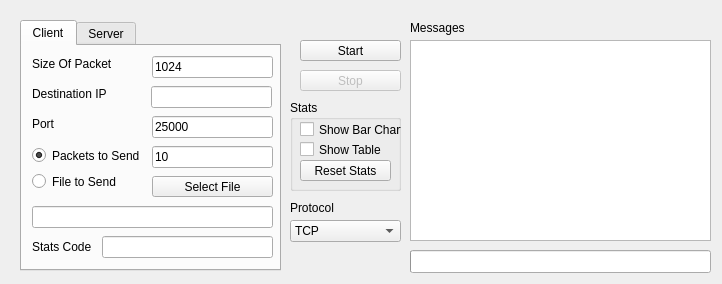
<?xml version="1.0" encoding="UTF-8"?>
<ui version="4.0">
 <class>MainWindow</class>
 <widget class="QMainWindow" name="MainWindow">
  <property name="geometry">
   <rect>
    <x>0</x>
    <y>0</y>
    <width>722</width>
    <height>284</height>
   </rect>
  </property>
  <property name="windowTitle">
   <string>4985 Asn 2 | Isaac Morneau</string>
  </property>
  <property name="tabShape">
   <enum>QTabWidget::Rounded</enum>
  </property>
  <widget class="QWidget" name="centralWidget">
   <widget class="QLabel" name="label_8">
    <property name="geometry">
     <rect>
      <x>410</x>
      <y>20</y>
      <width>71</width>
      <height>16</height>
     </rect>
    </property>
    <property name="text">
     <string>Messages</string>
    </property>
   </widget>
   <widget class="QPushButton" name="pushButtonStart">
    <property name="geometry">
     <rect>
      <x>300</x>
      <y>40</y>
      <width>101</width>
      <height>21</height>
     </rect>
    </property>
    <property name="text">
     <string>Start</string>
    </property>
   </widget>
   <widget class="QProgressBar" name="progressBarL">
    <property name="geometry">
     <rect>
      <x>410</x>
      <y>250</y>
      <width>301</width>
      <height>23</height>
     </rect>
    </property>
    <property name="value">
     <number>0</number>
    </property>
    <property name="textVisible">
     <bool>false</bool>
    </property>
   </widget>
   <widget class="QTextBrowser" name="textBrowserOutput">
    <property name="geometry">
     <rect>
      <x>410</x>
      <y>40</y>
      <width>301</width>
      <height>201</height>
     </rect>
    </property>
   </widget>
   <widget class="QPushButton" name="pushButtonStop">
    <property name="enabled">
     <bool>false</bool>
    </property>
    <property name="geometry">
     <rect>
      <x>300</x>
      <y>70</y>
      <width>101</width>
      <height>21</height>
     </rect>
    </property>
    <property name="text">
     <string>Stop</string>
    </property>
   </widget>
   <widget class="QTabWidget" name="tabClientServer">
    <property name="geometry">
     <rect>
      <x>20</x>
      <y>20</y>
      <width>261</width>
      <height>251</height>
     </rect>
    </property>
    <property name="currentIndex">
     <number>0</number>
    </property>
    <widget class="QWidget" name="tabClient">
     <attribute name="title">
      <string>Client</string>
     </attribute>
     <widget class="QLineEdit" name="lineEditDestination">
      <property name="geometry">
       <rect>
        <x>129</x>
        <y>40</y>
        <width>121</width>
        <height>22</height>
       </rect>
      </property>
     </widget>
     <widget class="QLineEdit" name="lineEditPacketNum">
      <property name="geometry">
       <rect>
        <x>130</x>
        <y>100</y>
        <width>121</width>
        <height>22</height>
       </rect>
      </property>
      <property name="text">
       <string>10</string>
      </property>
     </widget>
     <widget class="QLineEdit" name="lineEditPacketSize">
      <property name="geometry">
       <rect>
        <x>130</x>
        <y>10</y>
        <width>121</width>
        <height>22</height>
       </rect>
      </property>
      <property name="text">
       <string>1024</string>
      </property>
     </widget>
     <widget class="QLabel" name="label_3">
      <property name="geometry">
       <rect>
        <x>10</x>
        <y>10</y>
        <width>121</width>
        <height>16</height>
       </rect>
      </property>
      <property name="text">
       <string>Size Of Packet</string>
      </property>
     </widget>
     <widget class="QLineEdit" name="lineEditFileNameClient">
      <property name="geometry">
       <rect>
        <x>10</x>
        <y>160</y>
        <width>241</width>
        <height>22</height>
       </rect>
      </property>
     </widget>
     <widget class="QLabel" name="label_6">
      <property name="geometry">
       <rect>
        <x>10</x>
        <y>40</y>
        <width>121</width>
        <height>16</height>
       </rect>
      </property>
      <property name="text">
       <string>Destination IP</string>
      </property>
     </widget>
     <widget class="QPushButton" name="pushButtonClientFile">
      <property name="geometry">
       <rect>
        <x>130</x>
        <y>130</y>
        <width>121</width>
        <height>21</height>
       </rect>
      </property>
      <property name="text">
       <string>Select File</string>
      </property>
     </widget>
     <widget class="QLabel" name="label_11">
      <property name="geometry">
       <rect>
        <x>10</x>
        <y>70</y>
        <width>121</width>
        <height>16</height>
       </rect>
      </property>
      <property name="text">
       <string>Port</string>
      </property>
     </widget>
     <widget class="QLineEdit" name="lineEditPortClient">
      <property name="geometry">
       <rect>
        <x>130</x>
        <y>70</y>
        <width>121</width>
        <height>22</height>
       </rect>
      </property>
      <property name="text">
       <string>25000</string>
      </property>
     </widget>
     <widget class="QRadioButton" name="radioButtonFile">
      <property name="geometry">
       <rect>
        <x>10</x>
        <y>126</y>
        <width>121</width>
        <height>19</height>
       </rect>
      </property>
      <property name="text">
       <string>File to Send</string>
      </property>
     </widget>
     <widget class="QRadioButton" name="radioButtonPacket">
      <property name="geometry">
       <rect>
        <x>10</x>
        <y>100</y>
        <width>121</width>
        <height>19</height>
       </rect>
      </property>
      <property name="text">
       <string>Packets to Send</string>
      </property>
      <property name="checked">
       <bool>true</bool>
      </property>
     </widget>
     <widget class="QLabel" name="label_13">
      <property name="geometry">
       <rect>
        <x>10</x>
        <y>190</y>
        <width>101</width>
        <height>21</height>
       </rect>
      </property>
      <property name="text">
       <string>Stats Code</string>
      </property>
     </widget>
     <widget class="QLineEdit" name="lineEditCodeClient">
      <property name="geometry">
       <rect>
        <x>80</x>
        <y>190</y>
        <width>171</width>
        <height>22</height>
       </rect>
      </property>
     </widget>
    </widget>
    <widget class="QWidget" name="tabServer">
     <attribute name="title">
      <string>Server</string>
     </attribute>
     <widget class="QLabel" name="label_10">
      <property name="geometry">
       <rect>
        <x>10</x>
        <y>40</y>
        <width>41</width>
        <height>16</height>
       </rect>
      </property>
      <property name="text">
       <string>Port</string>
      </property>
     </widget>
     <widget class="QLineEdit" name="lineEditBuffer">
      <property name="geometry">
       <rect>
        <x>130</x>
        <y>10</y>
        <width>121</width>
        <height>22</height>
       </rect>
      </property>
      <property name="text">
       <string>1024</string>
      </property>
     </widget>
     <widget class="QLabel" name="label_9">
      <property name="geometry">
       <rect>
        <x>10</x>
        <y>10</y>
        <width>101</width>
        <height>16</height>
       </rect>
      </property>
      <property name="text">
       <string>Size of Buffer</string>
      </property>
     </widget>
     <widget class="QLineEdit" name="lineEditPortServer">
      <property name="geometry">
       <rect>
        <x>130</x>
        <y>40</y>
        <width>121</width>
        <height>22</height>
       </rect>
      </property>
      <property name="text">
       <string>25000</string>
      </property>
     </widget>
     <widget class="QLineEdit" name="lineEditFileNameServer">
      <property name="geometry">
       <rect>
        <x>10</x>
        <y>130</y>
        <width>241</width>
        <height>22</height>
       </rect>
      </property>
     </widget>
     <widget class="QPushButton" name="pushButtonServerFile">
      <property name="geometry">
       <rect>
        <x>10</x>
        <y>100</y>
        <width>121</width>
        <height>21</height>
       </rect>
      </property>
      <property name="text">
       <string>Select File</string>
      </property>
     </widget>
     <widget class="QRadioButton" name="radioButtonSave">
      <property name="geometry">
       <rect>
        <x>130</x>
        <y>70</y>
        <width>116</width>
        <height>19</height>
       </rect>
      </property>
      <property name="text">
       <string>Save Data To File</string>
      </property>
     </widget>
     <widget class="QRadioButton" name="radioButtonNoSave">
      <property name="geometry">
       <rect>
        <x>7</x>
        <y>70</y>
        <width>117</width>
        <height>19</height>
       </rect>
      </property>
      <property name="text">
       <string>Dont Save Data</string>
      </property>
      <property name="checked">
       <bool>true</bool>
      </property>
     </widget>
     <widget class="QLineEdit" name="lineEditCodeServer">
      <property name="geometry">
       <rect>
        <x>100</x>
        <y>160</y>
        <width>151</width>
        <height>22</height>
       </rect>
      </property>
     </widget>
     <widget class="QLabel" name="label_12">
      <property name="geometry">
       <rect>
        <x>10</x>
        <y>160</y>
        <width>91</width>
        <height>21</height>
       </rect>
      </property>
      <property name="text">
       <string>Client Stats Code</string>
      </property>
     </widget>
    </widget>
   </widget>
   <widget class="QComboBox" name="comboBoxProto">
    <property name="geometry">
     <rect>
      <x>290</x>
      <y>220</y>
      <width>111</width>
      <height>22</height>
     </rect>
    </property>
    <item>
     <property name="text">
      <string>TCP</string>
     </property>
    </item>
    <item>
     <property name="text">
      <string>UDP</string>
     </property>
    </item>
   </widget>
   <widget class="QLabel" name="label_2">
    <property name="geometry">
     <rect>
      <x>290</x>
      <y>200</y>
      <width>111</width>
      <height>16</height>
     </rect>
    </property>
    <property name="text">
     <string>Protocol</string>
    </property>
   </widget>
   <widget class="QGroupBox" name="groupBox">
    <property name="geometry">
     <rect>
      <x>290</x>
      <y>100</y>
      <width>111</width>
      <height>91</height>
     </rect>
    </property>
    <property name="title">
     <string>Stats</string>
    </property>
    <widget class="QCheckBox" name="checkBoxStats">
     <property name="geometry">
      <rect>
       <x>10</x>
       <y>20</y>
       <width>111</width>
       <height>19</height>
      </rect>
     </property>
     <property name="text">
      <string>Show Bar Chart</string>
     </property>
    </widget>
    <widget class="QCheckBox" name="checkBoxTable">
     <property name="geometry">
      <rect>
       <x>10</x>
       <y>40</y>
       <width>101</width>
       <height>19</height>
      </rect>
     </property>
     <property name="text">
      <string>Show Table</string>
     </property>
    </widget>
    <widget class="QPushButton" name="pushButtonResetTest">
     <property name="geometry">
      <rect>
       <x>10</x>
       <y>60</y>
       <width>91</width>
       <height>21</height>
      </rect>
     </property>
     <property name="text">
      <string>Reset Stats</string>
     </property>
    </widget>
   </widget>
  </widget>
 </widget>
 <layoutdefault spacing="6" margin="11"/>
 <resources/>
 <connections/>
</ui>
